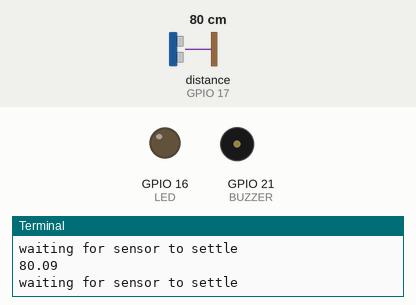
Recording of a program running on a simulated Raspberry Pi (BCM pin numbers). On the bench: output pins drawn as LEDs (lit = HIGH), buzzer (waves = sounding), the last lines printed to the terminal. Dashed ring = blinking. The test bench sets the inputs (shaded band); at power-on: distance to the obstacle (sensor on GPIO 17) 80 cm. The echo pulse lasts 58.3 µs per cm; the clock reads 2024-03-15 10:24:30 at power-on unless the program sets it; pins used as bus, display or sensor lines are not drawn.

Above: at 1.2 s.
1.3 s: distance to the obstacle (sensor on GPIO 17) set to 21 cm
3.0 s: distance to the obstacle (sensor on GPIO 17) set to 17 cm
At 3.9 s:
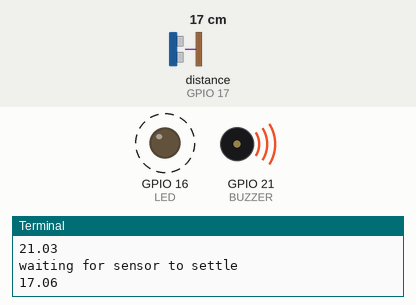
6.3 s: distance to the obstacle (sensor on GPIO 17) set to 35 cm
At 7.6 s:
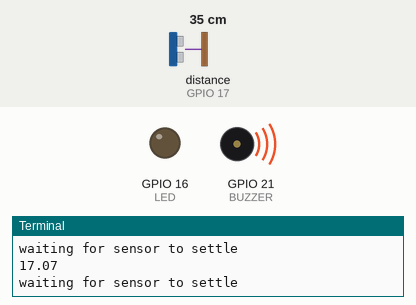
9.3 s: distance to the obstacle (sensor on GPIO 17) set to 9 cm
At 9.75 s:
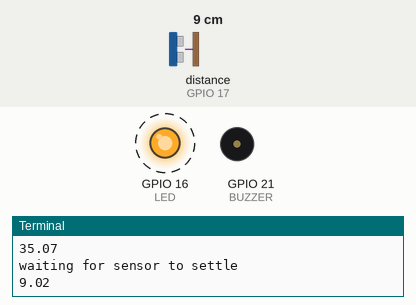
Timing chart, 0 to 13.6 s (numbered marks = the images above; inputs shaded):
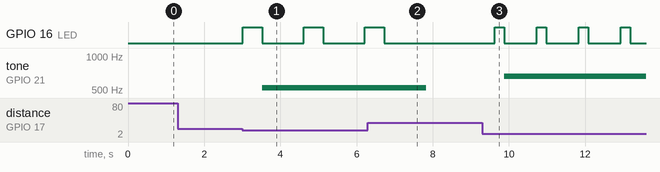

Measured:
- the behaviour switches between 20 and 19 cm on distance to the obstacle (sensor on GPIO 17) (found by bisection; images 0 and 1)
- after the input at 3.0 s, GPIO 16 (LED): alternates HIGH for 0.50 s and LOW for 1.1 s, starting at once; tone on GPIO 21 (BUZZER): silent → 523 Hz after 0.52 s
- after the input at 6.3 s, GPIO 16 (LED): goes on until 6.7 s, then stays LOW; tone on GPIO 21 (BUZZER): 523 Hz → silent after 1.5 s
- after the input at 9.3 s, GPIO 16 (LED): alternates HIGH for 0.25 s and LOW for 0.85 s, starting after 0.33 s; tone on GPIO 21 (BUZZER): silent → 659 Hz after 0.58 s

The program:

7.2D.Buzzer.py
```python
import RPi.GPIO as GPIO
import time
GPIO.setmode(GPIO.BCM)
GPIO.setwarnings(False)

TRIG = 4
ECHO = 17
LED = 16
BUZZER = 21

print ("Distance Measurement in Progress")

GPIO.setup(TRIG,GPIO.OUT)
GPIO.setup(ECHO,GPIO.IN)
GPIO.setup(LED, GPIO.OUT)
GPIO.setup(BUZZER, GPIO.OUT)

buzzerpwm = GPIO.PWM(BUZZER, 1000)
buzzerpwm.start(0)

while True:
    GPIO.output(TRIG, False)
    print("waiting for sensor to settle")
    time.sleep(0.5)

    GPIO.output(TRIG, True)
    time.sleep(0.1)
    GPIO.output(TRIG, False)

    #to get pulse
    while GPIO.input(ECHO) == 0:
        pulse_start = time.time()

    while GPIO.input(ECHO) == 1:
        pulse_end = time.time()

     #calcualte distance
    pulse_duration = pulse_end-pulse_start
    distance = pulse_duration * 17150
    distance = round(distance, 2)

    print(distance)
    if distance > 20:
        GPIO.output(LED, GPIO.LOW)
        buzzerpwm.ChangeDutyCycle(0)

    elif (distance < 20) and (distance > 10):
        GPIO.output(LED, GPIO.HIGH)
        time.sleep(0.5)
        buzzerpwm.ChangeDutyCycle(10)
        buzzerpwm.ChangeFrequency(523)

        GPIO.output(LED, GPIO.LOW)
        time.sleep(0.5)

    elif (distance < 10) and (distance > 5):
        GPIO.output(LED, GPIO.HIGH)
        time.sleep(0.25)
        buzzerpwm.ChangeDutyCycle(50)
        buzzerpwm.ChangeFrequency(659)

        GPIO.output(LED, GPIO.LOW)
        time.sleep(0.25)

    elif (distance < 5) and (distance > 1):
        GPIO.output(LED, GPIO.HIGH)
        time.sleep(0.02)
        buzzerpwm.ChangeDutyCycle(100)
        buzzerpwm.ChangeFrequency(784)


        GPIO.output(LED, GPIO.LOW)
        time.sleep(0.02)

    else:
        GPIO.output(LED, GPIO.HIGH)
        buzzerpwm.stop()
```
